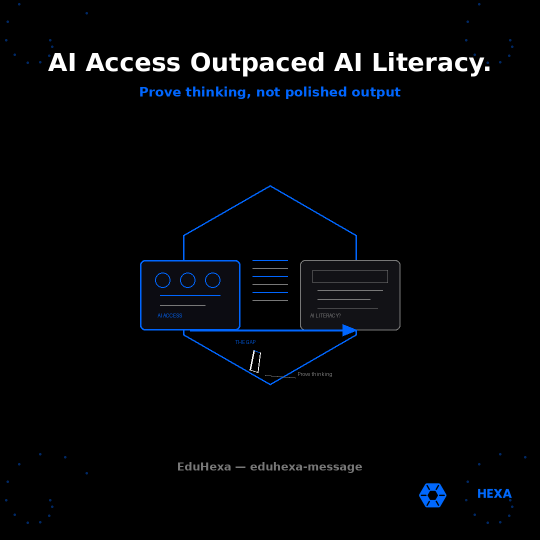
#> input picture clients/assets/eduhexa/eduhexa-message-ai-literacy-gap-sep-2026.png, 1080 x 1080 px, given in place of eduhexa logo.png, which was not available (shown at 1/2 size)
$ python generate_eduhexa_image_learning_back_in_the_room_nov_2026.py
#> lines starting #> are read from the running program, lines starting #| are printed output that depends on the picture
#!/usr/bin/env python3
"""Generate EduHexa eduhexa-message WhatsApp image 1080x1080 - Learning Back in the Room."""
from PIL import Image, ImageDraw, ImageFont
import math
import os

SIZE = 1080
BLACK = (0, 0, 0)
BLUE = (0, 102, 255)
WHITE = (255, 255, 255)
GRAY = (120, 120, 120)
DARK_BLUE = (0, 40, 100)
PAPER = (245, 245, 250)

OUT = "/workspace/clients/assets/eduhexa/eduhexa-message-learning-back-in-the-room-nov-2026.png"
LOGO = "/workspace/clients/eduhexa logo.png"

img = Image.new("RGB", (SIZE, SIZE), BLACK)
#> img: PIL image 1080x1080 RGB; every value is 0
draw = ImageDraw.Draw(img)

for cx, cy in [(100, 140), (980, 140), (100, 940), (980, 940)]:
    for i in range(8):
        angle = i * math.pi / 4
        r = 14 + i * 6
        x = cx + int(r * math.cos(angle))
        y = cy + int(r * math.sin(angle))
        draw.ellipse([x - 2, y - 2, x + 2, y + 2], fill=DARK_BLUE)

cx, cy = SIZE // 2, SIZE // 2 + 30

hex_r = 210
hex_pts = []
for i in range(6):
    angle = math.pi / 6 + i * math.pi / 3
    hex_pts.append((cx + hex_r * math.cos(angle), cy + hex_r * math.sin(angle)))
draw.polygon(hex_pts, outline=BLUE, width=3)

# Desk / notebook inside hex
nb_x, nb_y = cx - 120, cy - 90
draw.rounded_rectangle([nb_x, nb_y, nb_x + 240, nb_y + 180], radius=8, fill=PAPER, outline=BLUE, width=2)
for i in range(6):
    ly = nb_y + 30 + i * 22
    draw.line([(nb_x + 20, ly), (nb_x + 200, ly)], fill=(200, 200, 210), width=2)
draw.line([(nb_x + 20, nb_y + 20), (nb_x + 20, nb_y + 160)], fill=(220, 60, 60), width=3)

# Pencil
draw.polygon(
    [(nb_x + 210, nb_y + 140), (nb_x + 250, nb_y + 120), (nb_x + 245, nb_y + 155)],
    fill=(255, 200, 80),
)
draw.line([(nb_x + 210, nb_y + 140), (nb_x + 250, nb_y + 120)], fill=BLUE, width=2)

# Speech bubble (oral proof)
bx, by = cx + 60, cy - 130
draw.ellipse([bx, by, bx + 90, by + 60], outline=BLUE, width=2, fill=(15, 20, 35))
draw.polygon([(bx + 25, by + 58), (bx + 15, by + 85), (bx + 45, by + 58)], fill=(15, 20, 35))
draw.text((bx + 18, by + 18), "?", fill=BLUE, font=ImageFont.load_default())

# Clock arc for in-class time
draw.arc([cx - 280, cy - 40, cx - 160, cy + 80], start=200, end=340, fill=BLUE, width=4)
draw.text((cx - 250, cy + 10), "IN-CLASS", fill=GRAY, font=ImageFont.load_default())


def load_font(size):
#> called with size = 52
    paths = [
        "/usr/share/fonts/truetype/dejavu/DejaVuSans-Bold.ttf",
        "/usr/share/fonts/truetype/liberation/LiberationSans-Bold.ttf",
    ]
    for p in paths:
        if os.path.exists(p):
            return ImageFont.truetype(p, size)
    return ImageFont.load_default()


font_head = load_font(52)
font_sub = load_font(24)
font_small = load_font(22)

line1 = "Back to the Room"
bbox1 = draw.textbbox((0, 0), line1, font=font_head)
#> bbox1 = (0, 9, 518, 50)
tw1 = bbox1[2] - bbox1[0]
#> tw1 = 518
draw.text(((SIZE - tw1) // 2, 68), line1, fill=WHITE, font=font_head)

sub = "Witness thinking before you grade the upload"
bbox3 = draw.textbbox((0, 0), sub, font=font_sub)
#> bbox3 = (0, 5, 624, 28)
tw3 = bbox3[2] - bbox3[0]
#> tw3 = 624
draw.text(((SIZE - tw3) // 2, 138), sub, fill=BLUE, font=font_sub)

small = "EduHexa — eduhexa-message"
bbox4 = draw.textbbox((0, 0), small, font=font_small)
#> bbox4 = (0, 4, 371, 26)
tw4 = bbox4[2] - bbox4[0]
#> tw4 = 371
draw.text(((SIZE - tw4) // 2, 920), small, fill=GRAY, font=font_small)

logo = Image.open(LOGO).convert("RGBA")
logo_w = int(SIZE * 0.20)
logo_h = int(logo_w * logo.height / logo.width)
#> logo_h = 216
logo = logo.resize((logo_w, logo_h), Image.Resampling.LANCZOS)
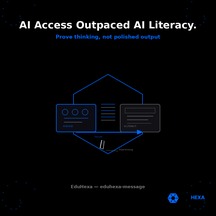
#> logo: PIL image 216x216 RGBA; mean R, G, B, A 4.2, 5.6, 7.7, 255
img.paste(logo, (SIZE - logo_w - 40, SIZE - logo_h - 50), logo)
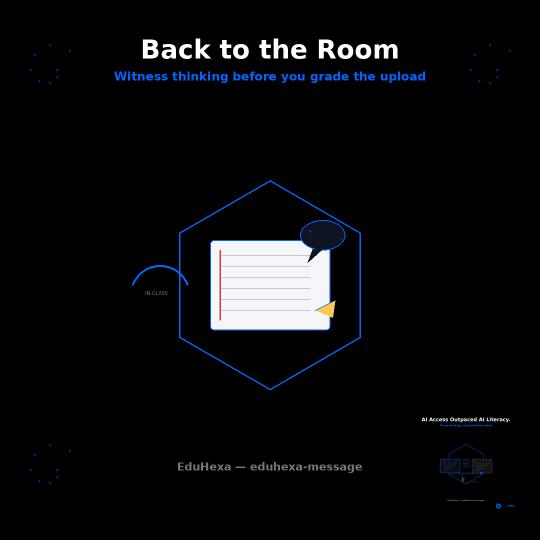
#> img: PIL image 1080x1080 RGB (shown at 1/2 size); mean R, G, B 10.8, 11.8, 13.4

os.makedirs(os.path.dirname(OUT), exist_ok=True)
img.save(OUT, "PNG")
print(f"Saved {OUT}")

$ run again, on clients/assets/eduhexa/eduhexa-message-ai-mandate-stack-oct-2026.png
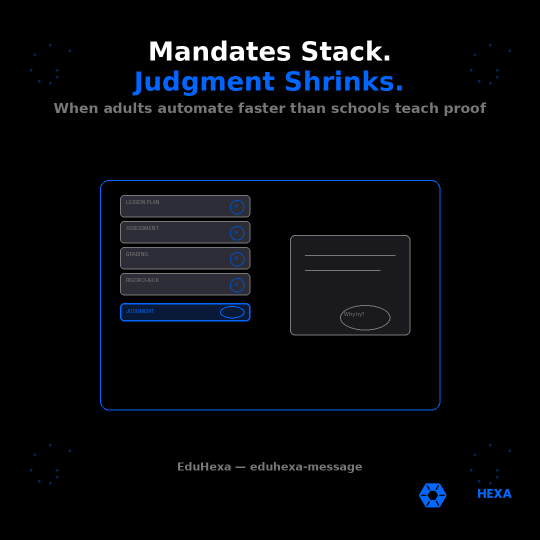
#> input picture clients/assets/eduhexa/eduhexa-message-ai-mandate-stack-oct-2026.png, 1080 x 1080 px, given in place of eduhexa logo.png, which was not available (shown at 1/2 size)
#> bbox1 = (0, 9, 518, 50)
#> tw1 = 518
#> bbox3 = (0, 5, 624, 28)
#> tw3 = 624
#> bbox4 = (0, 4, 371, 26)
#> tw4 = 371
#> `logo = logo.resize((logo_w, logo_h), Image.Resampling.LANCZOS)`:
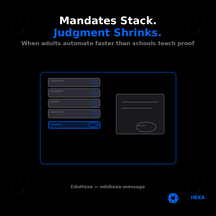
#> logo: PIL image 216x216 RGBA; mean R, G, B, A 6.3, 8.2, 11.5, 255
#> `img.paste(logo, (SIZE - logo_w - 40, SIZE - logo_h - 50), logo)`:
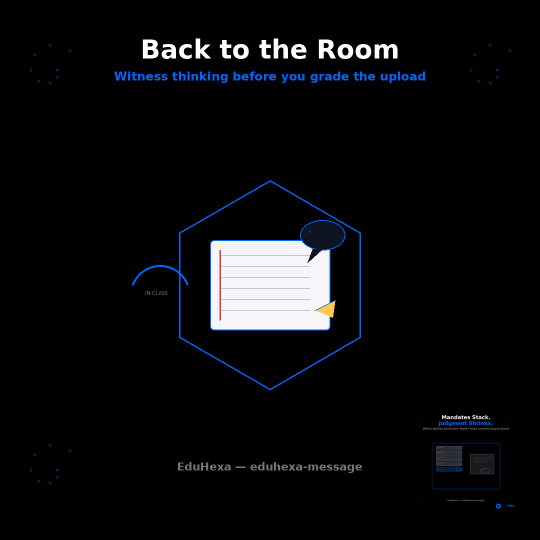
#> img: PIL image 1080x1080 RGB (shown at 1/2 size); mean R, G, B 10.9, 11.9, 13.6
